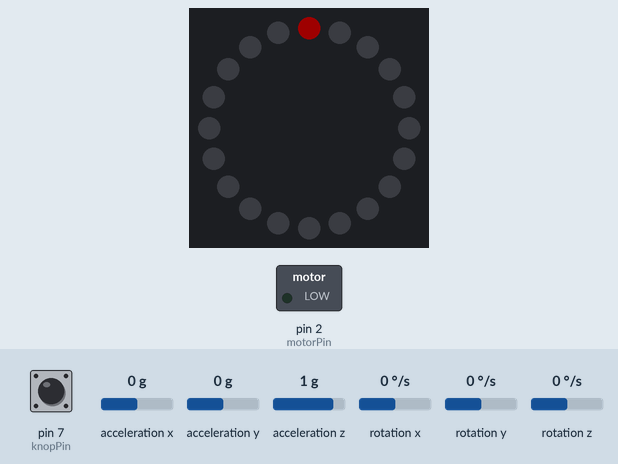
Simulated run of this sketch. Board: Arduino Uno, built with avr-gcc and run on an emulated ATmega328P. Parts: 20 RGB LEDs in a ring, first at the top, clockwise, switched loads named in the sketch (green lamp = pin HIGH). The inputs (shaded band) are chosen by the test bench; at power-on: pin 7 (knopPin) HIGH, acceleration x 0 g, acceleration y 0 g, acceleration z 1 g, rotation x 0 °/s, rotation y 0 °/s, rotation z 0 °/s. Dim RGB values are drawn brighter than linear; what the sketch prints to the serial monitor is not drawn.

Above: at 0.01 s.
At 0.37 s:
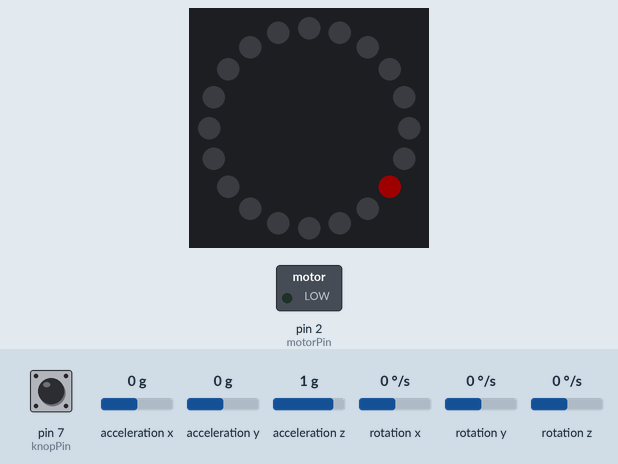
At 0.73 s:
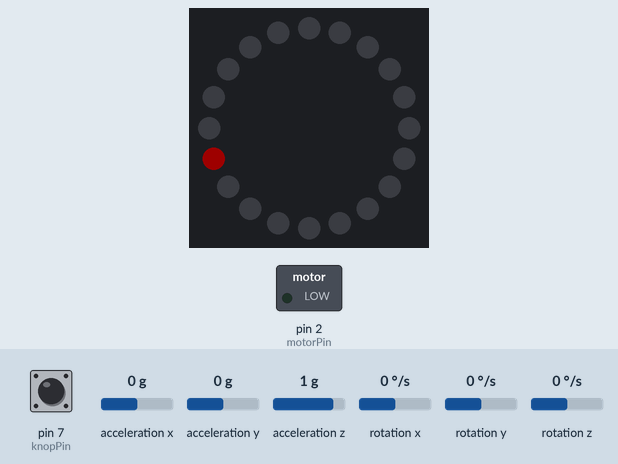
At 1.51 s:
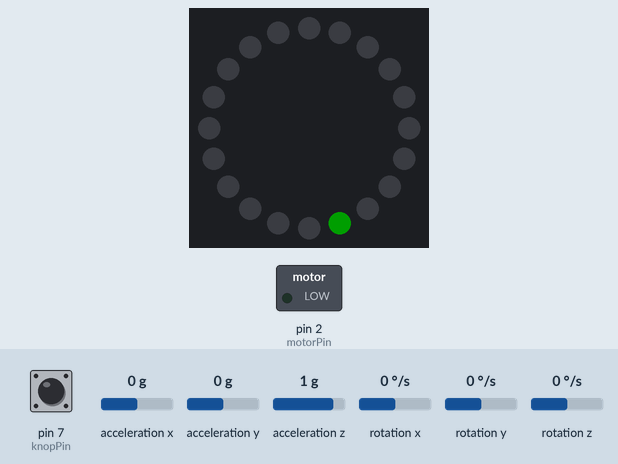
At 2.29 s:
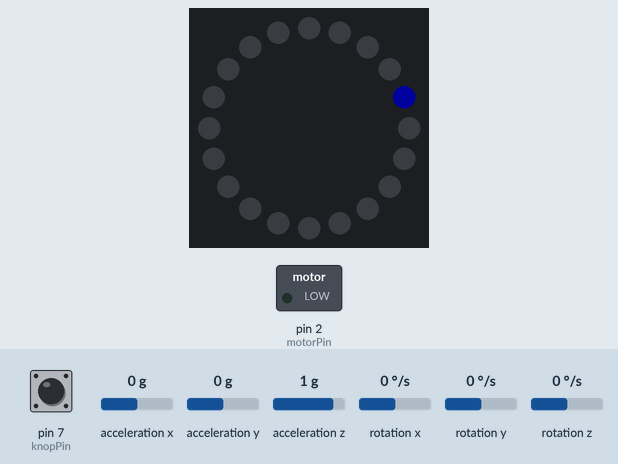
At 3.07 s:
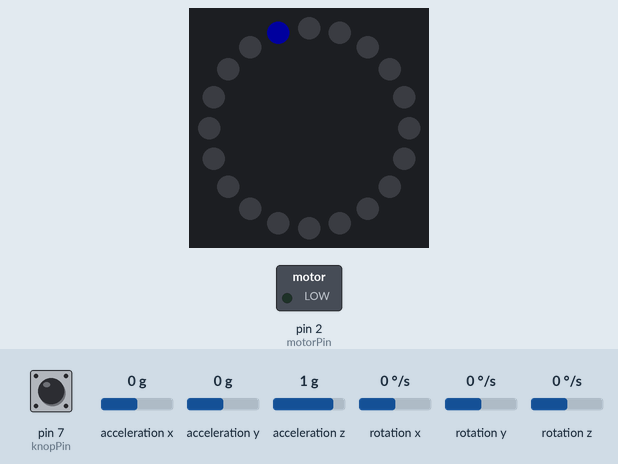

The sketch:

Final.ino
```cpp
// Victor Fransen en Sam Verkimpe

//Libraries voor werking gyroscoop en neopixel
#include <Wire.h>
#include <MPU6050.h>
MPU6050 mpu;
#include <Adafruit_NeoPixel.h>

//code voor string uitlezen
String line = "0";
bool VolledigeString = false;
int angle;

//Led strip definieren
#define LED_PIN 6
#define LED_COUNT 20
Adafruit_NeoPixel strip(LED_COUNT, LED_PIN, NEO_GRB + NEO_KHZ800);

int aantalLeds = 20;

//Waarden voor ruisuitwerking
unsigned long vorigeTijd = 0;
float zHoek = 0;
int vorige_fgz = 0;
float gefilterdeX = 0;
float alpha = 0.1;

//schem
const int knopPin = 7;
const int motorPin = 2;
unsigned long knoptijd;
int level = 1;

void setup() {
  //seriele poort openen, en communcatie met gyro
  Serial.begin(9600);
  Wire.begin();
  mpu.initialize();

  //Ledsrip parameters
  strip.begin();
  strip.show();
  strip.setBrightness(30);

  //In/output definieren
  pinMode(motorPin, OUTPUT);
  pinMode(knopPin, INPUT_PULLUP);

  //alle leds even testen
  for(int i= 0; i < strip.numPixels(); i ++) {
    strip.setPixelColor(i, strip.Color(255, 0, 0));
    strip.show();
    delay(50);
    strip.setPixelColor(i, strip.Color(0,0,0));
    strip.show();

  }
  for (int i = 0; i < strip.numPixels(); i ++){
    strip.setPixelColor(i, strip.Color(0, 255, 0));
    strip.show();
    delay(50);
    strip.setPixelColor(i, strip.Color(0,0,0));
    strip.show();

  }
  for (int i = 0; i < strip.numPixels(); i ++){
    strip.setPixelColor(i, strip.Color(0, 0, 255));
    strip.show();
    delay(50);
    strip.setPixelColor(i, strip.Color(0,0,0));
    strip.show();


  }
}

void loop() {
// gyroscoopwaarden uitlezen
  int16_t ax, ay, az;
  mpu.getAcceleration(&ax, &ay, &az);
  int16_t gx, gy, gz;
  mpu.getRotation(&gx, &gy, &gz);

  // Versnelling omzetten naar 'g'-waarden om een kanteling in de drie richtingen te kunnen bepalen.
  float fax = ax / 16384.0;
  float fay = ay / 16384.0;
  float faz = az / 16384.0;
  float fgz = (gz / 131.0)-2.3;

  // Tijd sinds laatste meting
  unsigned long huidigeTijd = millis();
  float deltaT = (huidigeTijd - vorigeTijd) / 1000.0; // in seconden
  vorigeTijd = huidigeTijd;

  // Draaihoek integreren met afgeronde fgz aarde omdat ik den dat dat minder ruis geeft?
  zHoek += round(fgz) * deltaT;

  // Hoek beperken van 0 tot 360°
  if (zHoek < 0) zHoek += 360;
  if (zHoek >= 360) zHoek -= 360;

  int xHoek = round(atan2(faz, fax) * 180 / PI); //Hoek om de X as berekenen (beweging in de y richting)
  int angle = atan2(ay, ax) * 180 / PI; // hoek voor LEDring
  if (angle < 0) {
      angle += 360;
    }

  //Neopixel
  if (angle) {
    int hoekGetal = angle;
    int Hoekdeel = hoekGetal / 18;

    strip.setPixelColor(Hoekdeel, strip.Color(255,0,0));
    strip.setPixelColor(Hoekdeel - 1, strip.Color(0,255,0));
    strip.setPixelColor(Hoekdeel + 1, strip.Color(0,255,0));
    strip.show();

    strip.setPixelColor(Hoekdeel, strip.Color(0,0,0));
    strip.setPixelColor(Hoekdeel - 1, strip.Color(0,0,0));
    strip.setPixelColor(Hoekdeel + 1, strip.Color(0,0,0));
    strip.show();
  }

  //where is waldo?
  int knopstatus = digitalRead(knopPin); //knop uitlezen

  //Voor protopie: hoeken tussen -90 en 90
  if (zHoek > 180){
      zHoek -=360;
  }
  xHoek -=90;
  if (xHoek > 180){
    xHoek -= 360;
  }
  xHoek= xHoek*-1; //Hoek omdraaien van teken omdat het makkelijker was in protopie

  gefilterdeX = alpha * xHoek + (1 - alpha) * gefilterdeX; // xHoek filteren om op en neer springen te vermeiden (lowpassfilter)

  Serial.print("Y||");
  Serial.println(round(gefilterdeX));
  Serial.print("X||");
  Serial.println(round(zHoek));

//protopie: levels where is waldo
  if(zHoek<=65 && zHoek>=50 && gefilterdeX >-60 && gefilterdeX<-40 && knopstatus == LOW && level == 1){
    knoptijd = millis();
    digitalWrite(motorPin, HIGH);
    level += 1;
    Serial.print("level||");
    Serial.println(level);
  }
  else if(zHoek<=-35 && zHoek>=-45 && gefilterdeX >20 && gefilterdeX<30 && knopstatus == LOW && level == 2){
    knoptijd = millis();
    digitalWrite(motorPin, HIGH);
    level += 1;
    Serial.print("level||");
    Serial.println(level);
  }
  else if(zHoek<=45 && zHoek>=35 && gefilterdeX >35 && gefilterdeX <45 && knopstatus == LOW && level == 3){
    knoptijd = millis();
    digitalWrite(motorPin, HIGH);
    level += 1;
    Serial.print("level||");
    Serial.println(level);
  }

  if(motorPin&& millis()-knoptijd>= 800){
    digitalWrite(motorPin, LOW);
  }
}
```
